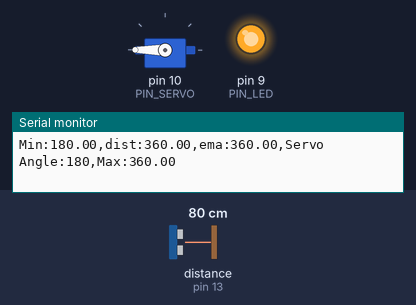
Bench run of a sketch on a simulated Arduino Uno, built with avr-gcc and run on an emulated ATmega328P. Parts: servo, output pins drawn as LEDs (lit = HIGH), the last lines printed to the serial monitor. Wiring (inferred from the names in the program): ultrasonic range finder: trigger pin 12; echo pin 13. Inputs (shaded band) come from the test bench; at power-on: distance to the obstacle (sensor on pin 13) 80 cm. The echo pulse lasts 58.3 µs per cm; pins used as bus, display or sensor lines are not drawn.

Above: at 1.2 s.
1.3 s: distance to the obstacle (sensor on pin 13) set to 18 cm
At 1.9 s:
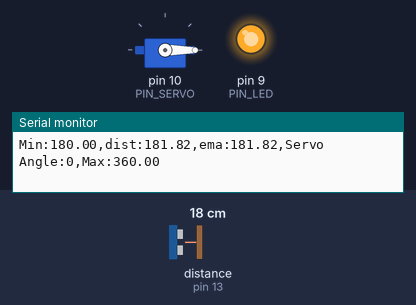
3.0 s: distance to the obstacle (sensor on pin 13) set to 35 cm
At 3.4 s:
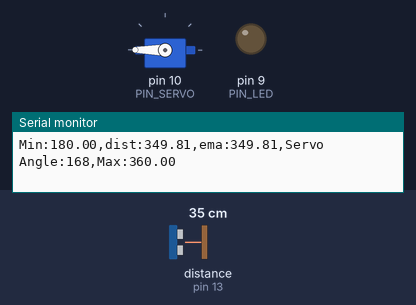
4.5 s: distance to the obstacle (sensor on pin 13) set to 2 cm
At 5.7 s:
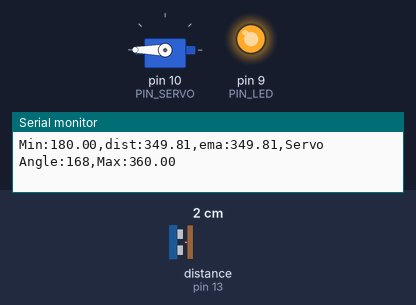
Timing chart, 0 to 7.5 s (numbered marks = the images above; inputs shaded):
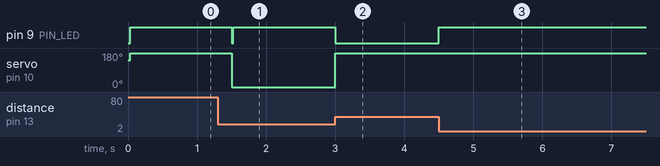

The sketch:

11_example_1.ino
```cpp
#include <Servo.h>

// Arduino pin assignment
#define PIN_LED   9   // LED active-low
#define PIN_TRIG  12  // sonar sensor TRIGGER
#define PIN_ECHO  13  // sonar sensor ECHO
#define PIN_SERVO 10  // servo motor

// configurable parameters for sonar
#define SND_VEL 346.0     // sound velocity at 24 celsius degree (unit: m/sec)
#define INTERVAL 25      // sampling interval (unit: msec)
#define PULSE_DURATION 10 // ultra-sound Pulse Duration (unit: usec)
#define _DIST_MIN 180.0   // minimum distance to be measured (unit: mm)
#define _DIST_MAX 360.0   // maximum distance to be measured (unit: mm)

#define TIMEOUT ((INTERVAL / 2) * 1000.0) // maximum echo waiting time (unit: usec)
#define SCALE (0.001 * 0.5 * SND_VEL) // coefficent to convert duration to distance

#define _EMA_ALPHA 0.5    // EMA weight of new sample (range: 0 to 1)

// duty duration for myservo.writeMicroseconds()
// NEEDS TUNING (servo by servo)
#define _DUTY_MIN 500     // servo full clockwise position (0 degree)
#define _DUTY_MAX 3500    // servo full counterclockwise position (180 degree)

// global variables
float dist_ema, dist_prev = _DIST_MAX; // unit: mm
unsigned long last_sampling_time;      // unit: ms

Servo myservo;

void setup() {
  // initialize GPIO pins
  pinMode(PIN_LED, OUTPUT);
  pinMode(PIN_TRIG, OUTPUT);    // sonar TRIGGER
  pinMode(PIN_ECHO, INPUT);     // sonar ECHO
  digitalWrite(PIN_TRIG, LOW);  // turn-off Sonar

  myservo.attach(PIN_SERVO);
  myservo.writeMicroseconds((_DUTY_MIN + _DUTY_MAX) / 2); // Initial neutral position

  // initialize serial port
  Serial.begin(57600);
}

void loop() {
  float dist_raw;

  // wait until next sampling time.
  if (millis() < (last_sampling_time + INTERVAL))
    return;

  dist_raw = USS_measure(PIN_TRIG, PIN_ECHO); // read distance

  if ((dist_raw == 0.0) || (dist_raw > _DIST_MAX)) {
    dist_raw = dist_prev;           // Cut higher than maximum
    digitalWrite(PIN_LED, 1);       // LED OFF
  } else if (dist_raw < _DIST_MIN) {
    dist_raw = dist_prev;           // Cut lower than minimum
    digitalWrite(PIN_LED, 1);       // LED OFF
  } else {                          // In desired range
    dist_prev = dist_raw;
    digitalWrite(PIN_LED, 0);       // LED ON
  }

  // Apply EMA filter
  dist_ema = (_EMA_ALPHA * dist_raw) + ((1 - _EMA_ALPHA) * dist_prev);

  // Adjust servo position based on filtered distance
  float servo_pos;
  if (dist_ema <= _DIST_MIN) {
    // Distance <= 18 cm: move to 0°
    myservo.writeMicroseconds(_DUTY_MIN);
    servo_pos = _DUTY_MIN;
  } else if (dist_ema >= _DIST_MAX) {
    // Distance >= 36 cm: move to 180°
    myservo.writeMicroseconds(_DUTY_MAX);
    servo_pos = _DUTY_MAX;
  } else {
    // Distance 18 ~ 36 cm: proportional control between 0° and 180°
    servo_pos = map(dist_ema, _DIST_MIN, _DIST_MAX, _DUTY_MIN, _DUTY_MAX);
    myservo.writeMicroseconds(servo_pos);
  }

  // Convert microseconds to angle in degrees for output
  int servo_angle = map(servo_pos, _DUTY_MIN, _DUTY_MAX, 0, 180);

  // Output to serial for plotter
  Serial.print("Min:");    Serial.print(_DIST_MIN);
  Serial.print(",dist:");  Serial.print(dist_raw);
  Serial.print(",ema:");   Serial.print(dist_ema);
  Serial.print(",Servo Angle:"); Serial.print(servo_angle);  // 출력 값 변경
  Serial.print(",Max:");   Serial.print(_DIST_MAX);
  Serial.println("");

  // Update last sampling time
  last_sampling_time += INTERVAL;
}

// Get a distance reading from USS. Return value is in millimeters.
float USS_measure(int TRIG, int ECHO) {
  digitalWrite(TRIG, HIGH);
  delayMicroseconds(PULSE_DURATION);
  digitalWrite(TRIG, LOW);

  return pulseIn(ECHO, HIGH, TIMEOUT) * SCALE; // Convert duration to mm
}
```

Measured:
- after the input at 1.3 s, pin 9 (PIN_LED): HIGH → LOW after 0.20 s, → HIGH 0.03 s later; servo on pin 10 (PIN_SERVO): 180° → 0° after 0.20 s
- after the input at 3.0 s, pin 9 (PIN_LED): HIGH → LOW at once; servo on pin 10 (PIN_SERVO): 0° → 180° at once
- after the input at 4.5 s, pin 9 (PIN_LED): LOW → HIGH at once
